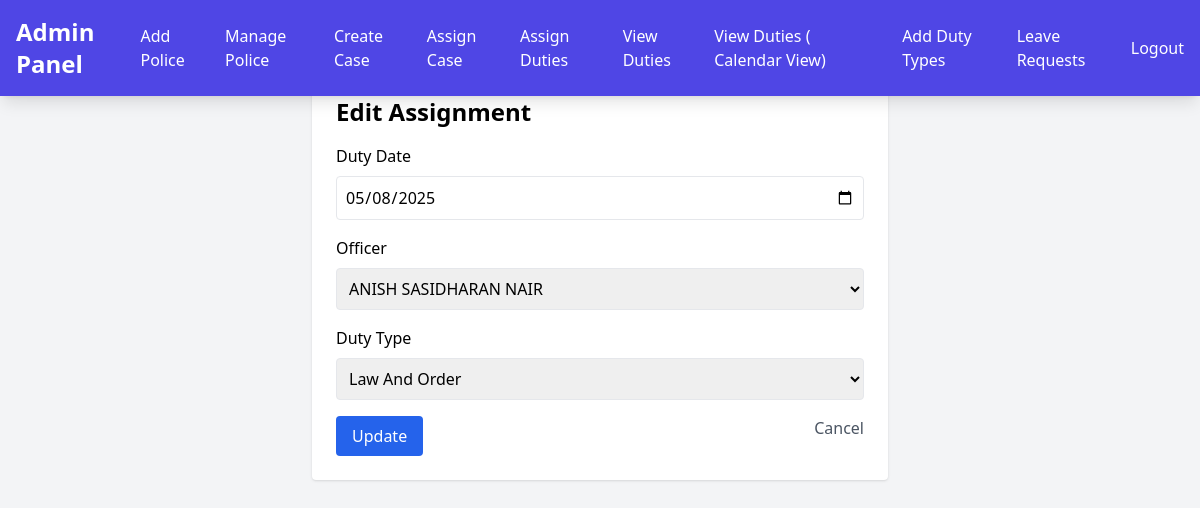
Page /admin/edit_assignment.php?id=819 (signed in) on the committed database.
### tables this page shows
CREATE TABLE `assigned_duties` (
  `id` int(11) NOT NULL,
  `officer_id` int(11) NOT NULL,
  `duty_id` int(11) NOT NULL,
  `duty_date` date NOT NULL,
  `created_at` timestamp NOT NULL DEFAULT current_timestamp()
);

CREATE TABLE `police_officers` (
  `id` int(11) NOT NULL,
  `name` varchar(100) NOT NULL,
  `gl_number` varchar(50) NOT NULL,
  `phone` varchar(20) NOT NULL,
  `email` varchar(100) NOT NULL,
  `password` varchar(255) NOT NULL,
  `rank` varchar(50) DEFAULT NULL,
  `created_at` timestamp NOT NULL DEFAULT current_timestamp()
);

CREATE TABLE `duty_types` (
  `id` int(11) NOT NULL,
  `name` varchar(100) NOT NULL,
  `required_count` int(11) DEFAULT 1
);

### admin/edit_assignment.php (the view, shortened to what this page needs)
<?php
include '../db_connect.php';
$id = $_GET['id'] ?? null;
$stmt = $conn->prepare("SELECT * FROM assigned_duties WHERE id=?");
$stmt->bind_param("i", $id);
$stmt->execute();
$result = $stmt->get_result();
$assignment = $result->fetch_assoc();
$officers = $conn->query("SELECT id, name FROM police_officers");
$duties = $conn->query("SELECT id, name FROM duty_types");
?>
<!DOCTYPE html>
<html>
<head>
    <script src="https://cdn.tailwindcss.com"></script>
</head>
<body class="p-6 bg-gray-100">
<?php include 'navbar.php';  ?>
<br><br>
<div class="max-w-xl mx-auto bg-white p-6 rounded shadow">
    <h2 class="text-2xl font-bold mb-4">Edit Assignment</h2>
    <form method="POST">
        <label class="block mb-2">Duty Date</label>
        <input type="date" name="duty_date" value="<?= $assignment['duty_date'] ?>" class="p-2 border w-full mb-4 rounded" required>
        <label class="block mb-2">Officer</label>
        <select name="officer_id" class="p-2 border w-full mb-4 rounded">
            <?php while ($row = $officers->fetch_assoc()) { ?>
                <option value="<?= $row['id'] ?>" <?= $assignment['officer_id'] == $row['id'] ? 'selected' : '' ?>><?= htmlspecialchars($row['name']) ?></option>
            <?php } ?>
        </select>
        <label class="block mb-2">Duty Type</label>
        <select name="duty_id" class="p-2 border w-full mb-4 rounded">
            <?php while ($row = $duties->fetch_assoc()) { ?>
                <option value="<?= $row['id'] ?>" <?= $assignment['duty_id'] == $row['id'] ? 'selected' : '' ?>><?= htmlspecialchars($row['name']) ?></option>
            <?php } ?>
        </select>
        <div class="flex justify-between">
            <button type="submit" class="bg-blue-600 text-white px-4 py-2 rounded">Update</button>
            <a href="assigned_duties.php" class="text-gray-600 hover:underline">Cancel</a>
        </div>
    </form>
</div>
</body>
</html>

### rows in the picture
assigned_duties: duty_date "05/08/2025", officer_id "ANISH SASIDHARAN NAIR", duty_id "Law And Order"
